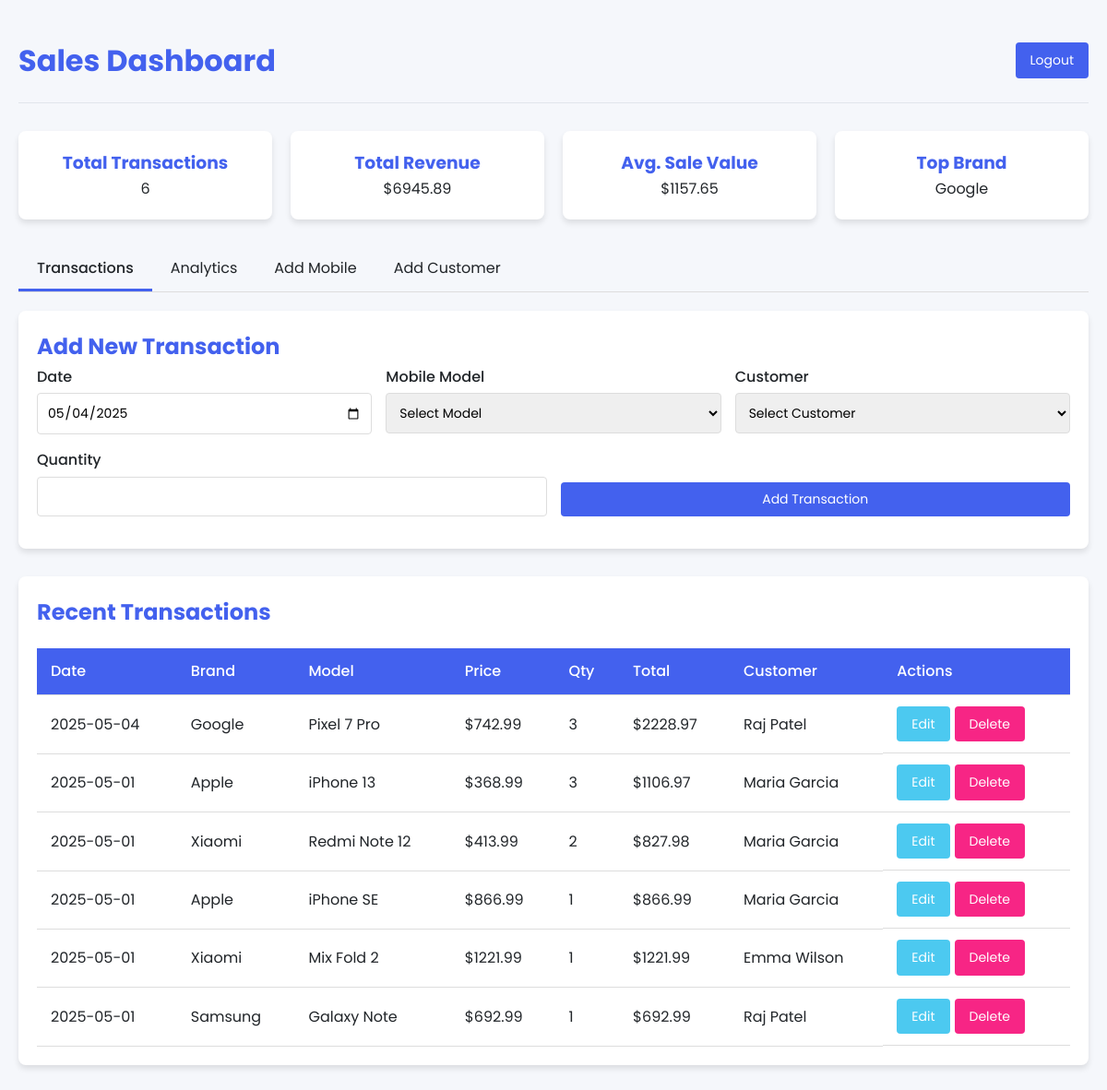
/dashboard (signed in), run on the app's committed database.
### tables this page shows
CREATE TABLE transaction_details
                 (tr_id INTEGER PRIMARY KEY AUTOINCREMENT,
                  model_id INTEGER NOT NULL,
                  customer_id INTEGER NOT NULL,
                  quantity INTEGER NOT NULL,
                  date TEXT NOT NULL,
                  total_amount REAL NOT NULL,
                  FOREIGN KEY (model_id) REFERENCES mobile_details (model_id),
                  FOREIGN KEY (customer_id) REFERENCES customer_details (customer_id));

CREATE TABLE mobile_details
                 (model_id INTEGER PRIMARY KEY AUTOINCREMENT,
                  brand_name TEXT NOT NULL,
                  model_name TEXT NOT NULL,
                  price REAL NOT NULL);

CREATE TABLE customer_details
                 (customer_id INTEGER PRIMARY KEY AUTOINCREMENT,
                  name TEXT NOT NULL,
                  dob TEXT,
                  gender TEXT,
                  country TEXT,
                  state TEXT,
                  city TEXT,
                  contact_no TEXT,
                  email_id TEXT UNIQUE);

### app.py (the view)
@app.route('/dashboard')
def dashboard():
    if not session.get('logged_in'):
        return redirect(url_for('login'))
    conn = get_db_connection()
    current_month = datetime.now().strftime('%Y-%m')
    transactions = conn.execute('''
        SELECT td.tr_id, td.date, md.brand_name, md.model_name, md.price,
               td.quantity, td.total_amount, cd.name as customer_name
        FROM transaction_details td
        JOIN mobile_details md ON td.model_id = md.model_id
        JOIN customer_details cd ON td.customer_id = cd.customer_id
        WHERE strftime('%Y-%m', td.date) = ?
        ORDER BY td.date DESC
    ''', (current_month,)).fetchall()
    stats = conn.execute('''
        SELECT COUNT(*) as total_transactions,
            COALESCE(SUM(total_amount), 0) as total_revenue,
            COALESCE(AVG(total_amount), 0) as avg_sale,
            (SELECT md.brand_name
             FROM mobile_details md
             JOIN transaction_details td ON md.model_id = td.model_id
             WHERE strftime('%Y-%m', td.date) = ?
             GROUP BY md.brand_name
             ORDER BY SUM(td.total_amount) DESC
             LIMIT 1) as top_brand
        FROM transaction_details
        WHERE strftime('%Y-%m', date) = ?
    ''', (current_month, current_month)).fetchone()
    models = conn.execute('SELECT model_id, brand_name, model_name FROM mobile_details').fetchall()
    customers = conn.execute('SELECT customer_id, name FROM customer_details').fetchall()
    conn.close()
    plot_url = generate_visualization() if transactions else ''
    monthly_plot, models_plot = generate_analytics() if transactions else ('', '')
    return render_template(
        'dashboard.html',
        transactions=transactions,
        plot_url=plot_url,
        monthly_plot=monthly_plot,
        models_plot=models_plot,
        stats=stats,
        models=models,
        customers=customers
    )

### app.py (called while the page is built)
def get_db_connection():
    conn = sqlite3.connect(DATABASE)
    conn.row_factory = sqlite3.Row
    return conn

def generate_visualization():
    conn = get_db_connection()
    try:
        sales_data = conn.execute('''
            SELECT md.brand_name, SUM(td.total_amount) as total_sales, COUNT(td.tr_id) as transaction_count
            FROM transaction_details td
            JOIN mobile_details md ON td.model_id = md.model_id
            GROUP BY md.brand_name
            ORDER BY total_sales DESC
        ''').fetchall()
        img = BytesIO()
        plt.savefig(img, format='png', dpi=120, bbox_inches='tight')
        img.seek(0)
        plot_url = base64.b64encode(img.getvalue()).decode()
        plt.close()
        return plot_url
    finally:
        conn.close()

### templates/dashboard.html (shortened to what this page needs)
<!DOCTYPE html>
<html lang="en">
<head>
</head>
<body>
    <div class="container">
        <header>
            <h1>Sales Dashboard</h1>
            <a href="/logout" class="btn">Logout</a>
        </header>
        <div class="stats-container">
            <div class="stat-card">
                <h3>Total Transactions</h3>
                <p>{{ stats['total_transactions'] }}</p>
            </div>
            <div class="stat-card">
                <h3>Total Revenue</h3>
                <p>${{ "%.2f"|format(stats['total_revenue'] or 0) }}</p>
            </div>
            <div class="stat-card">
                <h3>Avg. Sale Value</h3>
                <p>${{ "%.2f"|format(stats['avg_sale'] or 0) }}</p>
            </div>
            <div class="stat-card">
                <h3>Top Brand</h3>
                <p>{{ stats['top_brand'] or 'N/A' }}</p>
            </div>
        </div>
        <div class="tabs">
            <div class="tab active" onclick="openTab('transactions')">Transactions</div>
            <div class="tab" onclick="openTab('analytics')">Analytics</div>
            <div class="tab" onclick="openTab('add-mobile')">Add Mobile</div>
            <div class="tab" onclick="openTab('add-customer')">Add Customer</div>
        </div>
        <div id="transactions" class="tab-content active">
            <div class="card">
                <h2>Add New Transaction</h2>
                <form method="POST" action="/add_transaction">
                    <div class="form-row">
                        <div class="form-group">
                            <label for="date">Date</label>
                            <input type="date" class="form-control" name="date" id="date" required>
                        </div>
                        <div class="form-group">
                            <label for="model_id">Mobile Model</label>
                            <select class="form-control" name="model_id" id="model_id" required>
                                <option value="">Select Model</option>
                            </select>
                        </div>
                        <div class="form-group">
                            <label for="customer_id">Customer</label>
                            <select class="form-control" name="customer_id" id="customer_id" required>
                                <option value="">Select Customer</option>
                            </select>
                        </div>
                    </div>
                    <div class="form-row">
                        <div class="form-group">
                            <label for="quantity">Quantity</label>
                            <input type="number" class="form-control" name="quantity" id="quantity" min="1" required>
                        </div>
                        <div class="form-group" style="align-self: flex-end;">
                            <button type="submit" class="btn" style="width: 100%;">Add Transaction</button>
                        </div>
                    </div>
                </form>
            </div>
            <div class="card">
                <h2>Recent Transactions</h2>
                <table>
                    <thead>
                        <tr>
                            <th>Date</th>
                            <th>Brand</th>
                            <th>Model</th>
                            <th>Price</th>
                            <th>Qty</th>
                            <th>Total</th>
                            <th>Customer</th>
                            <th>Actions</th>
                        </tr>
                    </thead>
                    <tbody>
                        {% for transaction in transactions %}
                        <tr>
                            <td>{{ transaction['date'] }}</td>
                            <td>{{ transaction['brand_name'] }}</td>
                            <td>{{ transaction['model_name'] }}</td>
                            <td>${{ "%.2f"|format(transaction['price']) }}</td>
                            <td>{{ transaction['quantity'] }}</td>
                            <td>${{ "%.2f"|format(transaction['total_amount']) }}</td>
                            <td>{{ transaction['customer_name'] }}</td>
                            <td class="action-btns">
                                <a href="/edit_transaction/{{ transaction['tr_id'] }}" class="btn" style="background-color: #4cc9f0;">Edit</a>
                                <a href="/delete_transaction/{{ transaction['tr_id'] }}" class="btn btn-danger"
                                onclick="return confirm('Are you sure you want to delete this transaction?')">
                                    Delete
                                </a>
                            </td>
                        </tr>
                        {% endfor %}
                    </tbody>
                </table>
            </div>
        </div>
    </div>
</body>
</html>

### templates/dashboard.html (style rules this page uses)
:root { --primary: #4361ee; --secondary: #3f37c9; --accent: #4895ef; --light: #f8f9fa; --dark: #212529; --success: #4cc9f0; --warning: #f72585; --info: #560bad; }
* { margin: 0; padding: 0; box-sizing: border-box; font-family: 'Poppins', sans-serif; }
body { background-color: #f5f7fb; color: var(--dark); line-height: 1.6; }
.container { max-width: 1400px; margin: 0 auto; padding: 20px; }
header { display: flex; justify-content: space-between; align-items: center; padding: 20px 0; border-bottom: 1px solid #e1e5eb; margin-bottom: 30px; }
h1, h2, h3 { color: var(--primary); }
.btn { display: inline-block; background: var(--primary); color: white; padding: 8px 16px; border: none; border-radius: 4px; cursor: pointer; text-decoration: none; font-size: 14px; transition: all 0.3s ease; position: relative; overflow: hidden; }
.btn-danger { background: var(--warning); }
.card { background: white; border-radius: 8px; box-shadow: 0 4px 6px rgba(0, 0, 0, 0.1); padding: 20px; margin-bottom: 30px; }
.form-group { margin-bottom: 15px; }
.form-group label { display: block; margin-bottom: 5px; font-weight: 500; }
.form-control { width: 100%; padding: 10px; border: 1px solid #ddd; border-radius: 4px; font-size: 14px; }
.form-row { display: flex; gap: 15px; }
.form-row .form-group { flex: 1; }
table { width: 100%; border-collapse: collapse; margin-top: 20px; }
th, td { padding: 12px 15px; text-align: left; border-bottom: 1px solid #ddd; }
th { background-color: var(--primary); color: white; font-weight: 500; }
tr { transition: all 0.2s ease; }
.action-btns { display: flex; gap: 5px; }
.stats-container { display: grid; grid-template-columns: repeat(auto-fit, minmax(250px, 1fr)); gap: 20px; margin-bottom: 30px; }
.stat-card { background: white; border-radius: 8px; box-shadow: 0 4px 6px rgba(0, 0, 0, 0.1); padding: 20px; text-align: center; transform: translateY(20px); opacity: 0; transition: all 0.5s ease; }
.tabs { display: flex; margin-bottom: 20px; border-bottom: 1px solid #ddd; }
.tab { padding: 10px 20px; cursor: pointer; border-bottom: 3px solid transparent; transition: all 0.3s ease; }
.tab.active { border-bottom: 3px solid var(--primary); font-weight: 500; }
.tab-content { display: none; opacity: 0; transition: opacity 0.3s ease; }
.tab-content.active { display: block; opacity: 1; }

### data on the page
transaction_details: total_amount "2228.97"
mobile_details: price "742.99"
transaction_details: total_amount "1106.97"
mobile_details: price "368.99"
transaction_details: total_amount "827.98"
mobile_details: price "413.99"
transaction_details: total_amount "866.99"
mobile_details: price "866.99"
transaction_details: total_amount "1221.99"
mobile_details: price "1221.99"
transaction_details: total_amount "692.99"
mobile_details: price "692.99"

### other printed values
{{ stats['total_transactions'] }} "6"
{{ "%.2f"|format(stats['total_revenue'] or 0) }} "6945.89"
{{ "%.2f"|format(stats['avg_sale'] or 0) }} "1157.65"
{{ stats['top_brand'] or 'N/A' }} "Google"
